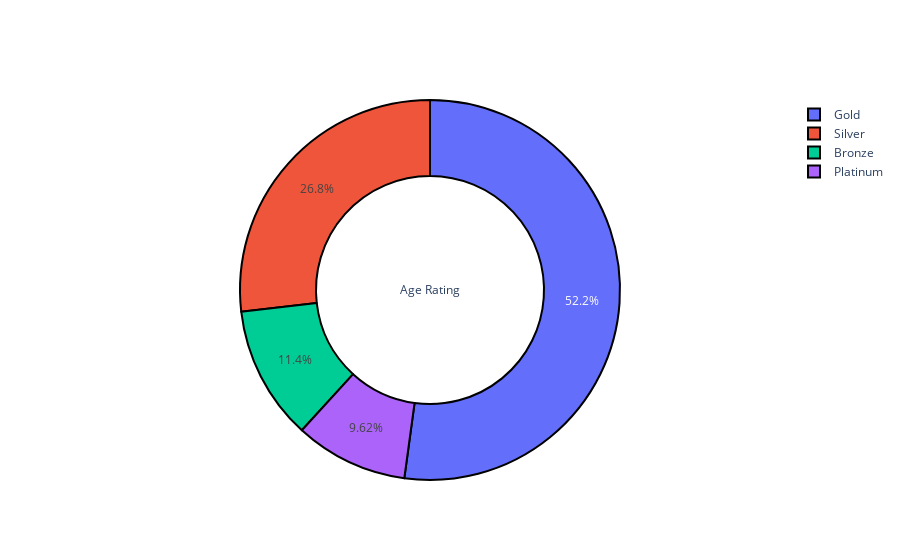

Write notebook code for a chart like this one.
### Code cell
'''A Function To Plot Pie Plot using Plotly'''

def pie_plot(cnt_srs, colors, title):
    labels=cnt_srs.index
    values=cnt_srs.values
    trace = go.Pie(labels=labels, 
                   values=values, 
                   title=title, 
                   hoverinfo='percent+value', 
                   textinfo='percent',
                   textposition='inside',
                   hole=0.6,
                   showlegend=True,
                   marker=dict(colors=colors,line=dict(color='#000000',width=2),
                  )
              )
    return trace

py.iplot([pie_plot(list1.value_counts(), colors, 'Age Rating')])

### Figure 1 — Plotly figure (JSON) as saved in the notebook; plotly's stock layout.template omitted (floating-point values rounded to 4 significant figures)
{"data": [{"hole": 0.6, "hoverinfo": "percent+value", "labels": ["Gold", "Silver", "Bronze", "Platinum"], "marker": {"colors": [[0.6314, 0.7882, 0.9569], [1, 0.7059, 0.5098], [0.5529, 0.898, 0.6314], [1, 0.6235, 0.6078]], "line": {"color": "#000000", "width": 2}}, "showlegend": true, "textinfo": "percent", "textposition": "inside", "title": {"text": "Age Rating"}, "values": [2608, 1341, 570, 481], "type": "pie"}], "layout": {"autosize": true}}
